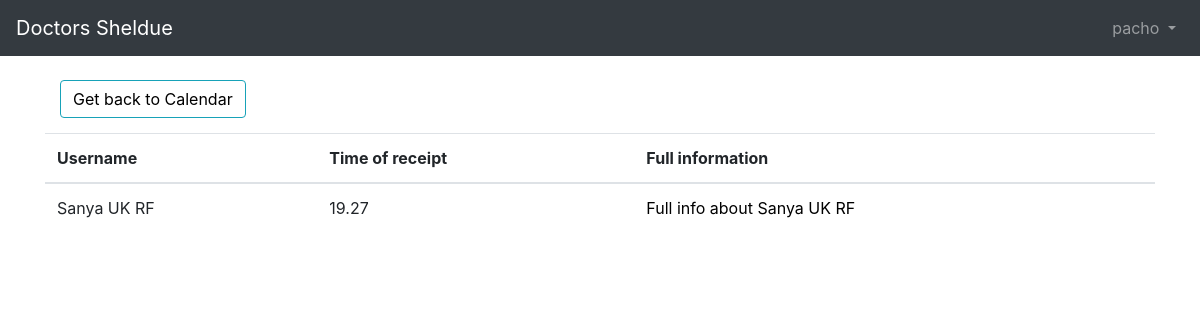
Page /daily/10/8 (signed in) on the committed database.
### main/models.py (models this page shows, shortened)
class Event(models.Model):
    patient = models.ForeignKey(Patient, on_delete = models.CASCADE, blank=True, related_name='patient')
    doctor = models.ForeignKey(Doctor, on_delete = models.CASCADE, blank=True, related_name='doctors')
    title = models.CharField(max_length=200)
    description = models.TextField()
    start_time = models.DateTimeField()
    def __str__(self):
        return str(self.id)

class Patient(models.Model):
    user = models.OneToOneField(User, on_delete=models.CASCADE)
    name = models.CharField(max_length=50, help_text="Name of a user")

### main/views.py (the view)
# urls.py: path('daily/<int:day>/<int:month>',views.DailySheldue.as_view(), name ='daily'),
class DailySheldue(LoginRequiredMixin ,generic.ListView):
    model = Event
    template_name = 'daily.html'
    def get_queryset(self):
        day =self.kwargs['day']
        month = self.kwargs['month']
        print(day, month)
        context = daily_view(day, month, self.request.user.id)
        return context

### main/views.py (called while the page is built)
def daily_view(day, month, id =1):
    events_per_day = Event.objects.filter(start_time__day=day, doctor__user_id=id, start_time__month=month)
    print(events_per_day)
    return events_per_day

### templates/daily.html
{% extends "base.html" %}
{% block content %}
    <table class="table table-hover">
     <div class="clearfix">
        <a class="btn btn-info left" href="{% url 'calendar' %}"> Get back to Calendar </a>
    </div>
  <thead>
    <tr>
      <th scope="col">Username</th>
      <th scope="col">Time of receipt</th>
      <th scope="col">Full information</th>
    </tr>
  </thead>
  <tbody>
    {% for events in object_list %}
      <tr>
        <td scope="row">{{ events.patient.name }}</td>
        <td scope="row">{{ events.start_time.hour }}.{{ events.start_time.minute }}</td>
        <td scope="row"><a  href="{% url 'edit' events.id %}"> Full info about {{ events.patient.name }} </a></td>
      </tr>
    {% endfor %}
  </tbody>
</table>
{% endblock %}

### templates/base.html (shortened to what this page needs)
{% load static %}
<!doctype html>
<html lang="en">
<head>
    <link rel="stylesheet" href="https://stackpath.bootstrapcdn.com/bootstrap/4.5.0/css/bootstrap.min.css">
    <link rel="stylesheet" href="https://use.fontawesome.com/releases/v5.0.10/css/all.css">
    <link rel="stylesheet" type="text/css" href="{% static 'styles.css' %}">
<title>{% block title %}Doctors admin App{% endblock title %}</title> </head>
</head>
<body>
  <nav class="navbar navbar-expand-md navbar-dark bg-dark mb-4">
    <a class="navbar-brand" href="{% url 'home' %}">Doctors Sheldue</a>
    <div class="collapse navbar-collapse" id="navbarCollapse">
      {% if user.is_authenticated %}
      <ul class="navbar-nav ml-auto">
        <li class="nav-item">
          <a class="nav-link dropdown-toggle" href="#" id="userMenu" data-toggle="dropdown" aria-haspopup="true" aria-expanded="false">
                {{ user.username }}
              </a>
        </li>
 </ul>
{% else %}
<form class="form-inline ml-auto">
  <a href="{% url 'login' %}" class="btn btn-outline-secondary">Log in</a>
  <a href="{% url 'register-doctor' %}" class="btn btn-primary ml-2">Sign up</a> </form>
{% endif %}
</div>
</nav>
<div class="container">
  {% block content %}
  {% endblock %}
</div>
</body> </html>

### static/styles.css (style rules this page uses)
a { transition: color .2s; }
a:link { color: black; text-decoration: none; }
.left { float : left; }
.btn { outline: none; color: black; background-color: transparent; box-shadow: 0 0 0 0; }
.clearfix { margin: 15px; }

### rows in the picture
Event: patient.name "Sanya UK RF", start_time.hour "19", start_time.minute "27"

### other values in the picture
{{ user.username }} "pacho"
